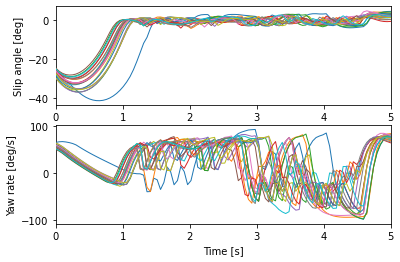

This chart was generated by the following Python code:
import os
import numpy as np
import matplotlib.pyplot as plt

# data 
log_dir = 'data_trained/'
files   = os.listdir(log_dir)
files.sort()

# figure
fig = plt.figure()
ax1 = fig.add_subplot(2, 1, 1)
ax2 = fig.add_subplot(2, 1, 2)

for f in files:

    data = np.load(log_dir+f)    
    
    x    = data['state'][1,:] # * 3 - 25
    y    = data['state'][2,:] # + 1080
    time = np.linspace(0, 5, len(x))

    ax1.plot(time, x, lw=1, zorder=10)
    ax2.plot(time, y, lw=1, zorder=10)

# Axis 1
ax1.set_xlim([0, 5])
ax1.set_ylabel('Slip angle [deg]')

# Axis 2
ax2.set_xlabel('Time [s]')
ax2.set_xlim([0, 5])
ax2.set_ylabel('Yaw rate [deg/s]')

plt.savefig('time_series_mapC.png', bbox_inches="tight")